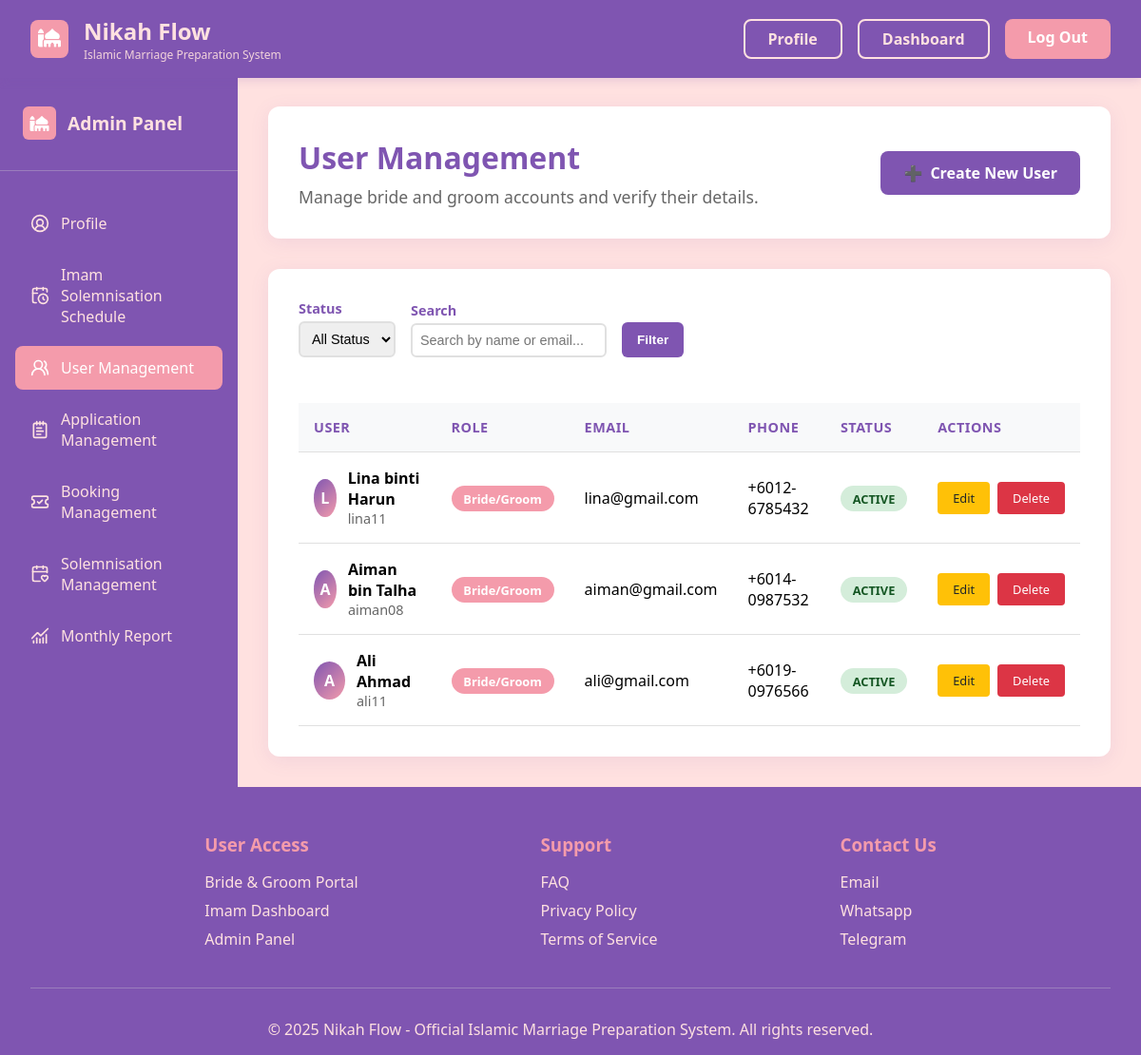
/homepage/admin/user-management/ (signed in), run on the app's committed database.
### NikahFlow/models.py (models this page shows, shortened)
class User(models.Model):
    ROLE_CHOICES = [
        ('bridegroom', 'Bride/Groom'),
        ('imam', 'Assistant Registrar'),
        ('adminchairman', 'Admin Chairman'),
    ]
    id_number = models.CharField(max_length=14,unique=True)
    role = models.CharField(max_length=30, choices=ROLE_CHOICES)
    email = models.EmailField(unique=True)
    username = models.CharField(max_length=150, unique=True)
    fullname = models.CharField(max_length=150)
    phone_number = models.CharField(max_length=20)
    password = models.CharField(max_length=128)
    status = models.CharField(max_length=20, default='Active')
    created_at = models.DateTimeField(auto_now_add=True)
    userid = models.CharField(max_length=50, null=True, blank=True)
    remarks = models.CharField(max_length=100)
    def get_role_display(self):
        return dict(self.ROLE_CHOICES).get(self.role, self.role)

### NikahFlow/views.py (the view, shortened to what this page needs)
# urls.py: path('admin/user-management/', views.user_management, name='user_management'),
def user_management(request):
    if not request.session.get('user_id') or request.session.get('user_role') != 'adminchairman':
        return redirect('signin')
    status_filter = request.GET.get('status', '')
    search_query = request.GET.get('search', '')
    edit_user_id = request.GET.get('edit', '')
    users = User.objects.filter(
        role__in=['bride', 'groom', 'bridegroom']
    ).order_by('-created_at')
    if status_filter:
        users = users.filter(status=status_filter)
    if search_query:
        users = users.filter(
            Q(fullname__icontains=search_query) |
            Q(email__icontains=search_query) |
            Q(username__icontains=search_query)
        )
    user_to_edit = None
    context = {
        'users': users,
        'status_filter': status_filter,
        'search_query': search_query,
        'user_to_edit': user_to_edit,
    }
    return render(request, 'usermanagement.html', context)

### NikahFlow/templates/usermanagement.html (shortened to what this page needs)
<!DOCTYPE html>
<html lang="en">
<head>
    {% load static %}
    <link rel="stylesheet" href="{% static 'css/manage.css' %}">
    <link rel="stylesheet" href="https://cdnjs.cloudflare.com/ajax/libs/font-awesome/6.5.0/css/all.min.css">
</head>
<body>
    <header class="header">
        <nav class="nav-container">
            <div class="logo-section">
                <div class="logo-icon"><i class="fa-solid fa-mosque"></i></div>
                <div class="logo-text">
                    <div class="logo">Nikah Flow</div>
                    <div class="logo-subtitle">Islamic Marriage Preparation System</div>
                </div>
            </div>
            <div class="nav-buttons">
                <a href="{% url 'admin_account' %}" class="btn-login">Profile</a>
                <a href="{% url 'admin_account' %}" class="btn-login">Dashboard</a>
                <a href="{% url 'logout' %}" class="btn-signup">Log Out</a>
            </div>
        </nav>
    </header>
    <div class="main-container">
        <aside class="sidebar">
            <div class="sidebar-header">
                <div class="sidebar-logo">
                    <div class="sidebar-logo-icon"><i class="fa-solid fa-mosque"></i></div>
                    <div class="sidebar-logo-text">Admin Panel</div>
                </div>
            </div>
            <nav class="sidebar-nav">
                <ul>
                    <li>
                        <a href="{% url 'admin_account' %}" >
                            <span class="icon">
                                <i data-lucide="circle-user-round" class="w-4 h-4" stroke="currentColor"></i>
                            </span>
                            Profile
                        </a>
                    </li>
                    <li>
                        <a href="{% url 'view_approvedbooking' %}">
                            <span class="icon">
                                <i data-lucide="calendar-clock" class="w-4 h-4" stroke="currentColor"></i>
                            </span>
                            Imam Solemnisation Schedule
                        </a>
                    </li>
                    <li>
                        <a href="{% url 'user_management' %}" class="active">
                            <span class="icon">
                                <i data-lucide="users-round" class="w-4 h-4" stroke="currentColor"></i>
                            </span>
                            User Management
                        </a>
                    </li>
                    <li>
                        <a href="{% url 'application_management' %}">
                            <span class="icon">
                                <i data-lucide="notepad-text" class="w-4 h-4" stroke="currentColor"></i>
                            </span>
                            Application Management
                        </a>
                    </li>
                    <li>
                        <a href="{% url 'booking_management' %}">
                            <span class="icon">
                                <i data-lucide="ticket-check" class="w-4 h-4" stroke="currentColor"></i>
                            </span>
                            Booking Management
                        </a>
                    </li>
                    <li>
                        <a href="{% url 'solemnisation_management' %}">
                            <span class="icon">
                                <i data-lucide="calendar-heart" class="w-4 h-4" stroke="currentColor"></i>
                            </span>
                            Solemnisation Management
                        </a>
                    </li>
                    <li>
                        <a href="{% url 'monthly_report' %}">
                            <span class="icon">
                                <i data-lucide="chart-no-axes-combined" class="w-4 h-4" stroke="currentColor"></i>
                            </span>
                            Monthly Report
                        </a>
                    </li>
                </ul>
            </nav>
        </aside>
        <main class="main-content">
            <div class="content-header">
                <div class="content-header-text">
                    <h1>User Management</h1>
                    <p>Manage bride and groom accounts and verify their details.</p>
                </div>
                <a href="{% url 'create_user' %}" class="create-user-btn"><span>➕</span> Create New User</a>
            </div>
            <div class="dashboard-content">
                <form method="GET" class="filter-section">
                    <div class="filter-item">
                        <label for="status">Status</label>
                        <select name="status" id="status">
                            <option value="">All Status</option>
                        </select>
                    </div>
                    <div class="filter-item">
                        <label for="search">Search</label>
                        <input type="text" name="search" id="search" placeholder="Search by name or email..." value="{{ search_query }}">
                    </div>
                    <div class="filter-item">
                        <button type="submit" class="filter-btn">Filter</button>
                    </div>
                </form>
                <div class="user-table-container">
                    <table class="user-table">
                        <thead>
                            <tr>
                                <th>User</th>
                                <th>Role</th>
                                <th>Email</th>
                                <th>Phone</th>
                                <th>Status</th>
                                <th>Actions</th>
                            </tr>
                        </thead>
                        <tbody>
                            {% for user in users %}
                            <tr>
                                <td>
                                    <div style="display: flex; align-items: center; gap: 0.75rem;">
                                        <div class="user-avatar">
                                            {{ user.fullname|first|upper }}
                                        </div>
                                        <div>
                                            <div class="user-fullname" style="font-weight: 600;">{{ user.fullname }}</div>
                                            <div style="font-size: 0.9rem; color: #666;">{{ user.username }}</div>
                                        </div>
                                    </div>
                                </td>
                                <td>
                                    <span class="role-badge {% if user.role == 'bridegroom' %}role-bride{% else %}role-groom{% endif %}">
                                        {{ user.get_role_display }}
                                    </span>
                                </td>
                                <td>{{ user.email }}</td>
                                <td>{{ user.phone_number }}</td>
                                <td>
                                    <span class="status-badge status-{{ user.status|lower }}">
                                        {{  user.status|capfirst }}
                                    </span>
                                </td>
                                <td>
                                    <div class="action-buttons">
                                        <a href="{% url 'edit_user' user.id %}" class="btn-action btn-edit">Edit</a>
                                        <a href="{% url 'delete_user' user.id %}" class="btn-action btn-delete" >Delete</a>
                                    </div>
                                </td>
                            </tr>
                            {% empty %}
                            <tr>
                                <td colspan="6" style="text-align: center; padding: 2rem; color: #666;">
                                    No users found matching your criteria.
                                </td>
                            </tr>
                            {% endfor %}
                        </tbody>
                    </table>
                </div>
            </div>
        </main>
    </div>
    <footer class="footer">
        <div class="container">
            <div class="footer-content">
                <div class="footer-section">
                    <h3>User Access</h3>
                    <ul>
                        <li><a href="#bride-groom">Bride & Groom Portal</a></li>
                        <li><a href="#imam">Imam Dashboard</a></li>
                        <li><a href="#admin">Admin Panel</a></li>
                    </ul>
                </div>
                <div class="footer-section">
                    <h3>Support</h3>
                    <ul>
                        <li><a href="#faq">FAQ</a></li>
                        <li><a href="#privacy">Privacy Policy</a></li>
                        <li><a href="#terms">Terms of Service</a></li>
                    </ul>
                </div>
                <div class="footer-section">
                    <h3>Contact Us</h3>
                    <ul>
                        <li><a href="#contact">Email</a></li>
                        <li><a href="#whatsapp">Whatsapp</a></li>
                        <li><a href="#telegram">Telegram</a></li>
                    </ul>
                </div>
            </div>
            <div class="footer-bottom">
                <p>&copy; 2025 Nikah Flow - Official Islamic Marriage Preparation System. All rights reserved.</p>
            </div>
        </div>
    </footer>
</body>
</html>

### data on the page
User: fullname|first "L", fullname "Lina binti Harun", username "lina11", role "Bride/Groom", email "lina@gmail.com", phone_number "+6012-6785432", status "ACTIVE"
User: fullname|first "A", fullname "Aiman bin Talha", username "aiman08", role "Bride/Groom", email "aiman@gmail.com", phone_number "+6014-0987532", status "ACTIVE"
User: fullname|first "A", fullname "Ali Ahmad", username "ali11", role "Bride/Groom", email "ali@gmail.com", phone_number "+6019-0976566", status "ACTIVE"
